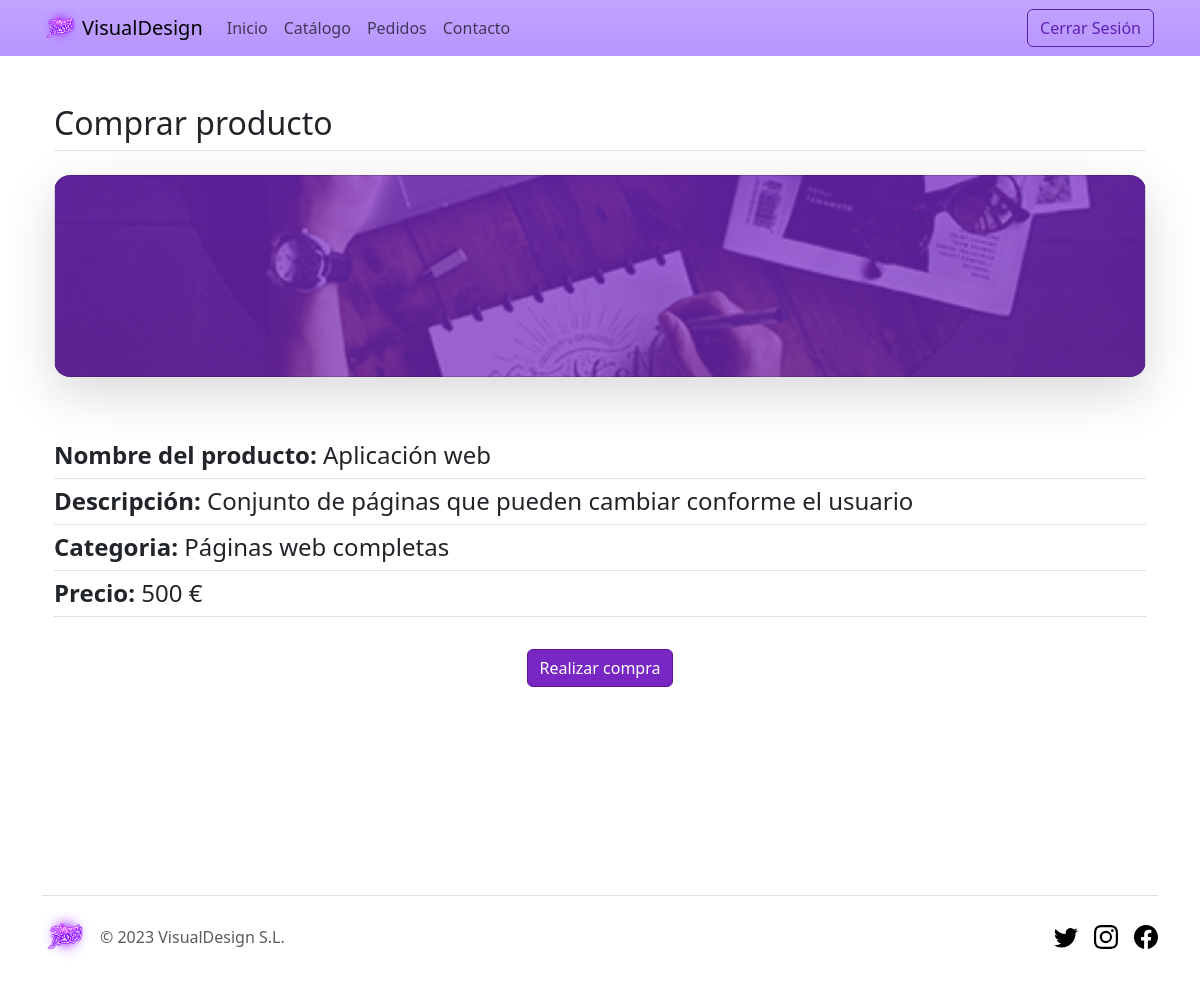
The page /Paginas/compra.php?ID=1 (signed in) on the database its author committed.
### tables this page shows
CREATE TABLE Productos (
	ID int(3) AUTO_INCREMENT,
	Nombre varchar(40) NOT NULL,
	Descripcion varchar(400) NOT NULL,
	Precio varchar(7) NOT NULL,
	Categoria varchar(200) NOT NULL,
    Foto varchar(40) NOT NULL,
	CONSTRAINT pk_Producto PRIMARY KEY (ID)
);

### Paginas/compra.php (the view, shortened to what this page needs)
<!DOCTYPE html>
<html lang="en">
<head>
    <link rel="stylesheet" href="../Estilos/style.css">
</head>
<body>
    <nav class="navbar sticky-top navbar-expand-lg bg-body-tertiary bg-gradient">
        <div class="container">
            <img class="img-fluid" src="../Imagenes/logo.png" width="40">
          <a class="navbar-brand" href="index.php">VisualDesign</a>
          <div class="collapse navbar-collapse" id="navbarTogglerDemo02">
            <ul class="navbar-nav me-auto mb-2 mb-lg-0">
              <li class="nav-item">
                <a class="nav-link" href="../Paginas/index.php">Inicio</a>
              </li>
              <li class="nav-item">
                <a class="nav-link"  aria-current="page" href="../Paginas/catalogo.php">Catálogo</a>
              </li>
              <li class="nav-item">
                <a class="nav-link" href="../Paginas/pedidos.php">Pedidos</a>
              </li>
              <li class="nav-item">
                <a class="nav-link" href="../Paginas/contacto.php">Contacto</a>
              </li>
            </ul>
            <div class="d-flex text-center">
            <?php
   if (!isset($_SESSION['correo'])) {
      echo '<a href="../Paginas/IniciarSesion.php"><button type="button" class="btn btn-outline-primary me-1">Iniciar Sesión</button></a>
      <a href="../Paginas/registro.php"><button type="button" class="btn btn-primary">Registro</button></a>';
  }else{
    echo '<a href="../Paginas/CerrarSesion.php"><button type="button" class="btn btn-outline-primary me-1">Cerrar Sesión</button></a>';
  }
  ?>
              </div>
          </div>
        </div>
      </nav>
      <?php
   if (!isset($_SESSION['correo'])) {
    echo '<div class="px-4 py-5 my-5 text-center">
    <img class="d-block mx-auto mb-4" src="../Imagenes/logo2.png" alt="" width="72" height="57">
    <h1 class="display-5 fw-bold">No se puede comprar</h1>
    <div class="col-lg-6 mx-auto">
      <p class="lead mb-4">Registrate o inicia sesión para realizar la compra.</p>
      <div class="d-grid gap-2 d-sm-flex justify-content-sm-center">
        <a href="../Paginas/IniciarSesion.php"><button type="button" class="btn btn-primary btn-lg px-4 gap-3">Iniciar sesión</button></a>
        <a href="../Paginas/registro.php"><button type="button" class="btn btn-outline-secondary btn-lg px-4">Registrarse</button></a>
      </div>
    </div>
  </div><br><br><br><br><br>';
  }else{
    try {
      $opc = array(PDO::MYSQL_ATTR_INIT_COMMAND => "SET NAMES utf8");
      $dsn = "mysql:host=localhost;dbname=Tienda";
      $dwes = new PDO($dsn, "Tienda", "Tienda", $opc);
    } catch (PDOException $e) {
      $error = $e->getCode();
      $mensaje = $e->getMessage();
    }
      if (!isset($error)) {
        if (isset($_POST['compra'])) {
          $_SESSION['comprado']=true;
          $nombreproducto = NULL;
          $correo = $_SESSION['correo'];
          $sql = "SELECT Nombre FROM Productos WHERE ID=".$_REQUEST["idcompra"];
          $resultado = $dwes->query($sql);
              $row = $resultado->fetch();
              while ($row != null) {
                  $nombre = $row['Nombre'];
                  $fecha = date('d/m/Y H:i:s');
                  $sql2 = "INSERT INTO Compras(Fecha, NombreProducto, CorreoCliente) VALUES ('$fecha', '$nombre','$correo')";
                  $resultado2 = $dwes->query($sql2);
                  $row = $resultado->fetch();
                }
                echo "<div class='px-4 py-5 my-5 text-center'>
          <img class='d-block mx-auto mb-4' src='../Imagenes/logo2.png' alt='' width='72' height='57'>
          <h1 class='display-5 fw-bold'>¡Genial!</h1>
          <div class='col-lg-6 mx-auto'>
            <p class='lead mb-4'>Compra realizada correctamente</p>
            <div class='d-grid gap-2 d-sm-flex justify-content-sm-center'>
              <a href='../Paginas/pedidos.php'><button type='button' class='btn btn-primary btn-lg px-4 gap-3'>Ver pedidos</button></a>
            </div>
          </div>
        </div>";
        }else{
        $id = $_GET['ID'];
        $sql = "SELECT * FROM Productos WHERE ID=$id ";
        $resultado = $dwes->query($sql);
        if ($resultado) {
            $row = $resultado->fetch();
            while ($row != null) {
                $nombre = $row['Nombre'];
                $descripcion = $row['Descripcion'];
                $precio = $row['Precio']. " €";
                $categoria = $row['Categoria'];
                $foto = $row['Foto'];
                echo "<div class='container px-4 py-5' id='custom-cards'>
                <h2 class='pb-2 border-bottom'>Comprar producto</h2>
                <div class='align-items-stretch g-4 py-3'>
                  <div class='col'>
                    <div class='card card-cover h-100 overflow-hidden text-bg-dark rounded-4 shadow-lg' style='background-image: url(\"$foto\");'>
                      <div class='d-flex flex-column h-100 p-5 pb-3 text-white text-shadow-1'>
                        <h3 class='pt-5 mt-5 mb-4 display-6 lh-1 fw-bold'></h3>
                        <ul class='d-flex list-unstyled mt-auto'>
                          <li class='me-auto'>
                          </li>
                          <li class='d-flex align-items-center me-2'>
                          </li>
                        </ul>
                      </div>
                    </div>
                  </div>
                </div>
              </div>
              <div class='container px-4 pb-4' id='custom-cards'>
              <form name='input' action='compra.php' method='post' ENCTYPE='multipart/form-data'>
              <input type='hidden' name='idcompra' value='$id'>
              <h4 class='pb-2 border-bottom'><b>Nombre del producto:</b> $nombre</h4>
              <h4 class='pb-2 border-bottom'><b>Descripción:</b> $descripcion</h4>
              <h4 class='pb-2 border-bottom'><b>Categoria:</b> $categoria</h4>
              <h4 class='pb-2 border-bottom'><b>Precio:</b> $precio</h4>
              </div>
              <div class='d-grid gap-2 d-md-flex justify-content-center mb-4 mb-lg-3'>
                      <button type='submit' class='btn btn-primary' name='compra'>Realizar compra</button>
                      </form>
                    </div><br>" ;
                $row = $resultado->fetch();
            }}}
      };
  }
  ?>
      <br><br><br><br>
      <div class="container pt-5">
        <footer class="d-flex flex-wrap justify-content-between align-items-center py-3 my-4 border-top">
          <div class="col-md-4 d-flex align-items-center">
            <a href="/" class="mb-3 me-2 mb-md-0 text-muted text-decoration-none lh-1">
              <img class="img-fluid" src="../Imagenes/logo.png" width="50">
            </a>
            <span class="mb-3 mb-md-0 text-muted">&copy; 2023 VisualDesign S.L.</span>
          </div>
          <ul class="nav col-md-4 justify-content-end list-unstyled d-flex">
            <li class="ms-3"><a class="text-muted" href="#"><svg class="bi" width="24" height="24"><use xlink:href="#twitter"/></svg></a></li>
            <li class="ms-3"><a class="text-muted" href="#"><svg class="bi" width="24" height="24"><use xlink:href="#instagram"/></svg></a></li>
            <li class="ms-3"><a class="text-muted" href="#"><svg class="bi" width="24" height="24"><use xlink:href="#facebook"/></svg></a></li>
          </ul>
        </footer>
      </div>
</body>
</html>

### rows shown on the page
productos: Foto (picture), Nombre "Aplicación web", Descripcion "Conjunto de páginas que pueden cambiar conforme el usuario", Categoria "Páginas web completas", Precio "500 €"
